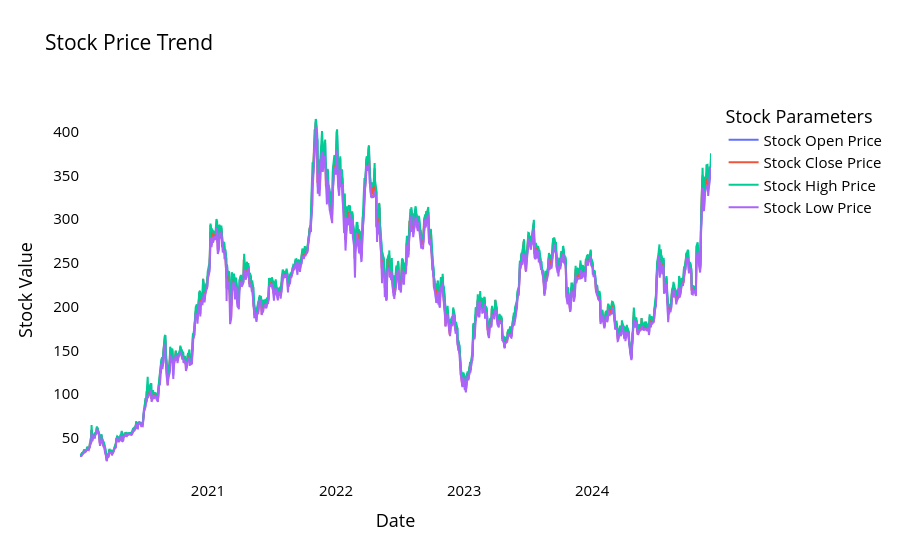

This figure's notebook cell:
### Markdown cell above
### Trend comparision between stock open price, close price, high price, low price

### Code cell
# Cycle through legend names
names = cycle(['Stock Open Price', 'Stock Close Price', 'Stock High Price', 'Stock Low Price'])

# Initialize figure
fig = go.Figure()

# Add traces for each stock parameter
fig.add_trace(go.Scatter(x=maindf['date'], y=maindf['open'], mode='lines', name=next(names)))
fig.add_trace(go.Scatter(x=maindf['date'], y=maindf['close'], mode='lines', name=next(names)))
fig.add_trace(go.Scatter(x=maindf['date'], y=maindf['high'], mode='lines', name=next(names)))
fig.add_trace(go.Scatter(x=maindf['date'], y=maindf['low'], mode='lines', name=next(names)))

# Update layout
fig.update_layout(
    title_text='Stock Price Trend',
    xaxis_title='Date',
    yaxis_title='Stock Value',
    font_size=15,
    font_color='black',
    legend_title_text='Stock Parameters',
    plot_bgcolor='white'
)

# Remove gridlines
fig.update_xaxes(showgrid=False)
fig.update_yaxes(showgrid=False)

# Show figure
fig.show()

### Figure 1 — Plotly figure (JSON) as saved in the notebook; plotly's stock layout.template omitted (floating-point values rounded to 4 significant figures; data arrays with more than 128 entries replaced by an {"elided": "..."} marker saying what was removed)
{"data": [{"mode": "lines", "name": "Stock Open Price", "type": "scatter", "x": {"elided": "1241 str values"}, "y": {"elided": "1241 float values"}}, {"mode": "lines", "name": "Stock Close Price", "type": "scatter", "x": {"elided": "1241 str values"}, "y": {"elided": "1241 float values"}}, {"mode": "lines", "name": "Stock High Price", "type": "scatter", "x": {"elided": "1241 str values"}, "y": {"elided": "1241 float values"}}, {"mode": "lines", "name": "Stock Low Price", "type": "scatter", "x": {"elided": "1241 str values"}, "y": {"elided": "1241 float values"}}], "layout": {"font": {"color": "black", "size": 15}, "legend": {"title": {"text": "Stock Parameters"}}, "plot_bgcolor": "white", "title": {"text": "Stock Price Trend"}, "xaxis": {"showgrid": false, "title": {"text": "Date"}}, "yaxis": {"showgrid": false, "title": {"text": "Stock Value"}}}}
